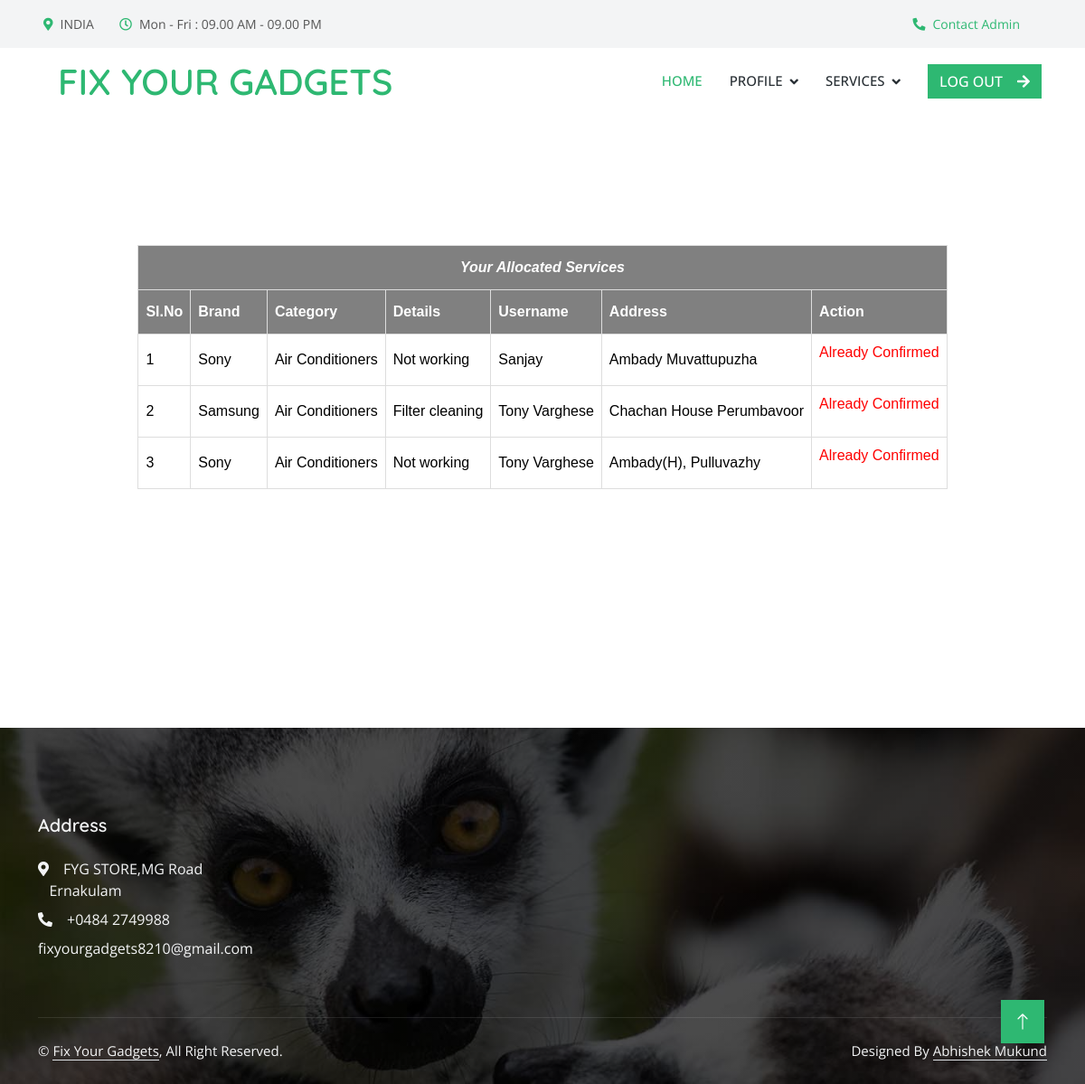
The page /Technician/Myassignedservice/ (signed in) on the database its author committed.
### Admin/models.py (models this page shows, shortened)
class Assignservicebook(models.Model):
    asb_status=models.IntegerField(default=0)
    technician=models.ForeignKey(Technician,on_delete=models.SET_NULL,null=True)
    servicebooking=models.ForeignKey('User.Servicebook',on_delete=models.SET_NULL,null=True)

class Brand(models.Model):
    brand_name=models.CharField(max_length=50)

class Category(models.Model):
    category_name=models.CharField(max_length=50)

### User/models.py (models this page shows)
class Servicebook(models.Model):
    Servicebook_details=models.CharField(max_length=100)
    Servicebook_address=models.CharField(max_length=100)
    Servicebook_date=models.DateField(auto_now_add=True)
    Servicebook_status=models.IntegerField(default=0)
    payment_status=models.IntegerField(default=0)
    category=models.ForeignKey('Admin.Category',on_delete=models.SET_NULL,null=True)
    brand=models.ForeignKey('Admin.Brand',on_delete=models.SET_NULL,null=True)
    user=models.ForeignKey(User,on_delete=models.SET_NULL,null=True)

### Guest/models.py (models this page shows)
class User(models.Model):
    user_name=models.CharField(max_length=50)
    user_gender=models.CharField(max_length=50)
    user_contact=models.CharField(max_length=50)
    user_email=models.CharField(max_length=50)
    user_photo=models.FileField(upload_to='UserDocs/')
    user_proof=models.FileField(upload_to='UserDocs/')
    user_password=models.CharField(max_length=50)
    user_address=models.CharField(max_length=100)
    place=models.ForeignKey('Admin.Place',on_delete=models.CASCADE)

### Technician/views.py (the view)
# urls.py: path('Myassignedservice/', views.TechnicianAssignedService,name="Myassignedservice"),
def TechnicianAssignedService(request):
    if 'tid' in request.session:
        serv=Assignservicebook.objects.filter(technician=request.session["tid"])
        return render(request,"Technician/ViewAllocatedServices.html",{'res':serv})
    else:
        return redirect('guest:Home')

### Technician/Templates/Technician/ViewAllocatedServices.html (shortened to what this page needs)
{% extends 'Technician/Head.html' %}
{% load static %}
{% block content %}
<!DOCTYPE html>
<html lang="en">
<head>
</head>
<body>
    <div id="tab">
        <br>
        <br>
        <br>
        <br>
        <br>
        <br>
    <table border="1" align="center">
        <tr>
            <th colspan="8"><center><i>Your Allocated Services</i></center></th>
            </tr>
        <tr>
            <th>Sl.No</th>
            <th>Brand</th>
            <th>Category</th>
            <th>Details</th>
            <th>Username</th>
            <th>Address</th>
            <th colspan="4">Action</th>
        </tr>
       {% for i in res %}
        <tr>
            <td>{{forloop.counter}}</td>
            <td>{{i.servicebooking.brand.brand_name}}</td>
            <td>{{i.servicebooking.category.category_name}}</td>
            <td>{{i.servicebooking.Servicebook_details}}</td>
            <td>{{i.servicebooking.user.user_name}}</td>
            <td>{{i.servicebooking.Servicebook_address}}</td>
            <td>
                {% if i.asb_status == 1 %}
                <a href="{% url 'technician:confservice' i.id %}">Confirm Service</a>
                <td><a href="{% url 'technician:delservice' i.id %}">Reject Service</a></td>
                {% else %}
                <p><font color="red">Already Confirmed</font></p>
                {% endif %}
            </td>
        </tr>
        {% endfor %}
    </table>
</div>
<br>
<br>
<br>
<br>
<br>
<br>
<br>
<br>
<br>
</body>
</html>
{% endblock content %}

### Guest/static/Technician/css/style.css (style rules this page uses)
:root { --primary: #2EB872; --light: #F3F4F5; --dark: #282F34; }

### Guest/static/form.css (style rules this page uses)
#tab { font-family: "Trebuchet MS", Arial, Helvetica, sans-serif; border-collapse: collapse; width: 100%; }
#tab td, #tab th { border: 1px solid #ddd; padding: 8px; color: black; }
#tab th { padding-top: 12px; padding-bottom: 12px; text-align: left; background-color: gray; color: white; }

### rows shown on the page
Assignservicebook: servicebooking.brand.brand_name "Sony", servicebooking.category.category_name "Air Conditioners", servicebooking.Servicebook_details "Not working", servicebooking.user.user_name "Sanjay", servicebooking.Servicebook_address "Ambady Muvattupuzha", asb_status "Already Confirmed"
Assignservicebook: servicebooking.brand.brand_name "Samsung", servicebooking.category.category_name "Air Conditioners", servicebooking.Servicebook_details "Filter cleaning", servicebooking.user.user_name "Tony Varghese", servicebooking.Servicebook_address "Chachan House Perumbavoor", asb_status "Already Confirmed"
Assignservicebook: servicebooking.brand.brand_name "Sony", servicebooking.category.category_name "Air Conditioners", servicebooking.Servicebook_details "Not working", servicebooking.user.user_name "Tony Varghese", servicebooking.Servicebook_address "Ambady(H), Pulluvazhy", asb_status "Already Confirmed"
